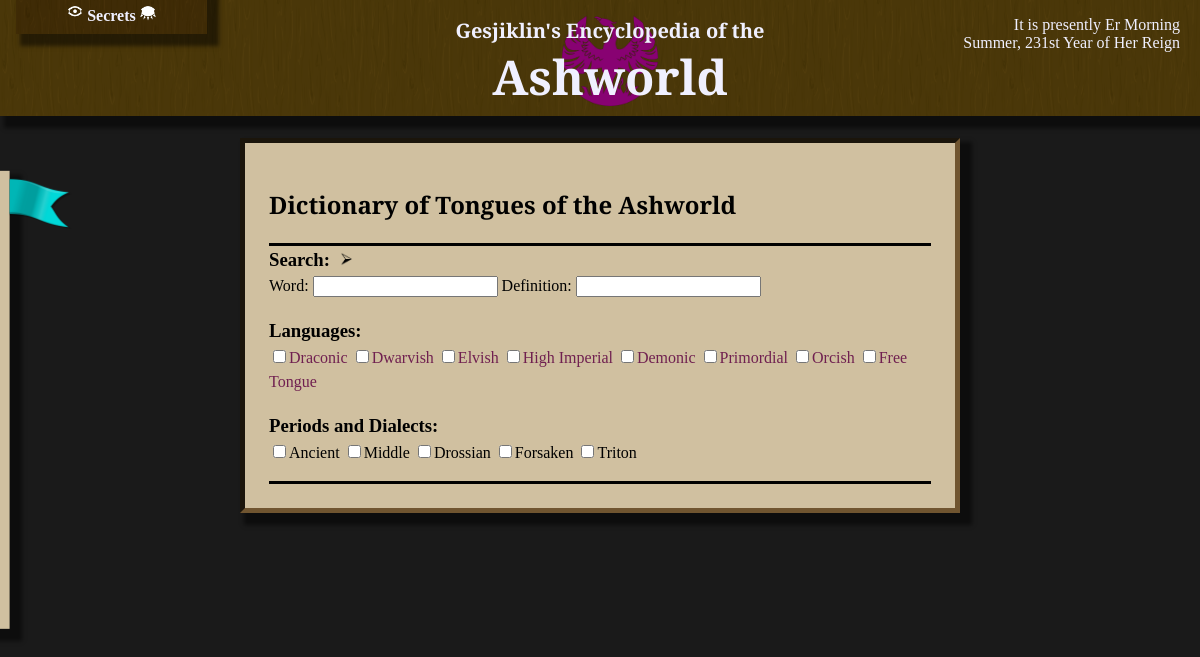
The app's page /dictionary/, older data.
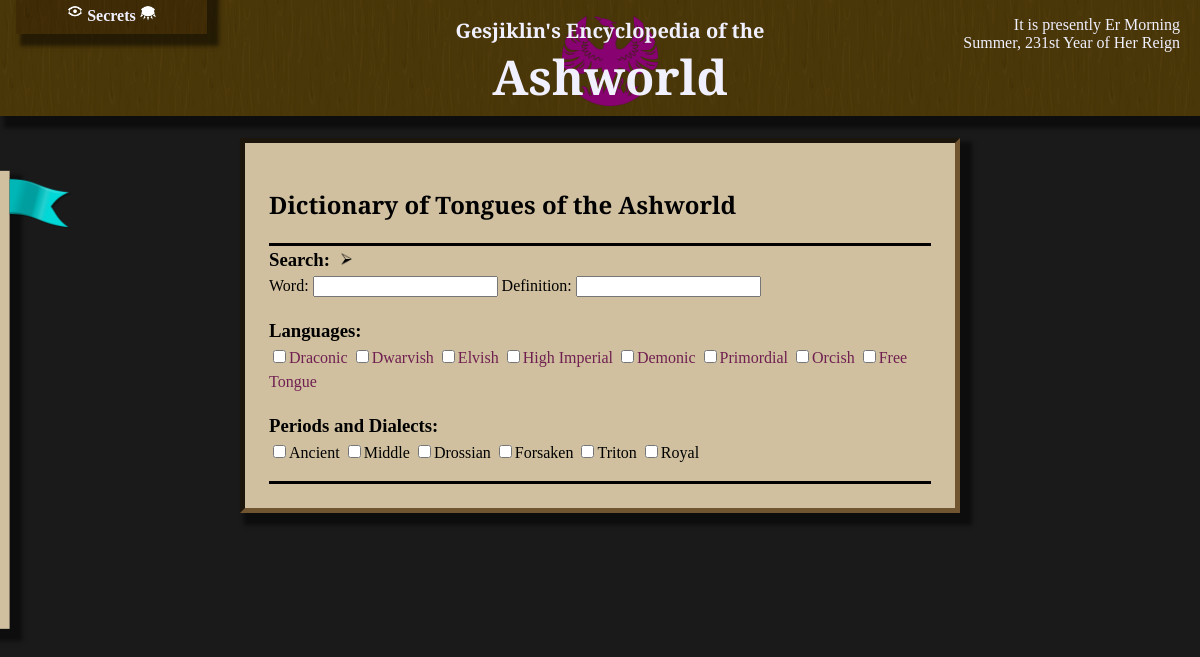
The same page, newer data.
### dictionary/models.py (models this page shows)
class Language(models.Model):
    name = models.CharField(max_length=64, primary_key=True)
    page = models.ForeignKey(InfoPage, null=True, blank=True, on_delete=models.SET_NULL)
    def __str__(self):
        return self.name

class LanguageVariant(models.Model):
    name = models.CharField(max_length=64, primary_key=True)
    page = models.ForeignKey(InfoPage, null=True, blank=True, on_delete=models.SET_NULL)
    def __str__(self):
        return self.name

### dictionary/views.py (the view)
# urls.py: path('', views.index, name='dictionary'),
def index(request):
	entries = Entry.objects.all()
	entries = filter_checked(Language, request.GET, entries, "language")
	entries = filter_checked(LanguageVariant, request.GET, entries, "variant")
	bad_terms = []
	word = 'word' in request.GET and request.GET['word']
	definition = 'definition' in request.GET and request.GET['definition']
	if word:
		entries = search(entries, request.GET['word'].split(' '), 'word', 'word', bad_terms)
	if definition:
		entries = search(entries, request.GET['definition'].split(' '), 'definition', 'word', bad_terms)
	if bad_terms or len(entries) == len(Entry.objects.all()):
		entries = []
	else:
		entries = entries.order_by('word')
	context = {
		'entries' : entries,
		'languages' : Language.objects.all(),
		'variants' : LanguageVariant.objects.all(),
	}
	context.update(base_context(request))
	context.update(request.GET) # enable refilling the form
	return render(request, 'dictionary/index.html', context)

### util.py (called while the page is built)
def filter_checked(model, get, objects, field):
    selected = model.objects.filter(name__in = (i for i in get if get[i]=='True'))
    if selected:
        return objects.filter(**{field + "__in":selected})
    return objects

### wiki/views.py (called while the page is built)
def pop_popup(request):
	queue = request.session.get('popupforms', [])
	if queue and isinstance(queue, list):
		r = queue.pop(0)
		request.session['popupforms'] = queue
		return r
	else:
		return None

def base_context(request):
	context = {}
	context['show_secrets'] = request.session.get('show_secrets', False)
	context['passwords'] = request.session.get('passwords')
	context['locations'] = MapLocation.objects.all()
	if context['passwords']:
		context['unlocked_secrets'] = list(reduce(lambda x,y : x.union(y), (SecretPassword.objects.get(pk=i).unlocks() for i in context['passwords'])))
	context['popupform'] = pop_popup(request)
	context['terms_str'] = request.GET.get('terms')
	context['terms'] = list(filter(lambda term : not term in ignored_terms, context['terms_str'].split(' ') if context['terms_str'] else []))
	context['show_edit'] = request.get_host() == "127.0.0.1:8000"
	return context

### dictionary/templates/dictionary/index.html (shortened to what this page needs)
{% extends "wiki/index.html" %}
{% load static %}
{% block head %}
    <link rel="stylesheet" href="{% static 'dictionary/style.css' %}"/>
{% endblock %}
{% block content %}
<div class="textbox">
    <h2>Dictionary of Tongues of the Ashworld</h2>
    <form action="{% url 'dictionary' %}" method="get">
        <div>
            <h3 style="display: inline">Search:</h3>
            <button type="sumbit" class="arrowbutton">
                <img src="{% static 'wiki/arrow.png' %}" />
            </button>
        </div>
        <label>Word: </label><input type="text" name="word"/>
        <label>Definition: </label><input type="text" name="definition"/>
        <h3>Languages:</h3>
        {% for language in languages %}
            <input type="checkbox" value="True" name="{{ language.pk }}"/><label><a>{{ language }}</a></label>
        {% endfor %}
        <h3>Periods and Dialects:</h3>
        {% for variant in variants %}
            <input type="checkbox" value="True" name="{{ variant.pk }}"/><label>{{ variant }}</label>
        {% endfor %}
    </form>
</div>
{% endblock %}

Row changes from the older to the newer data that the page shows:
added LanguageVariant: name "Royal"
